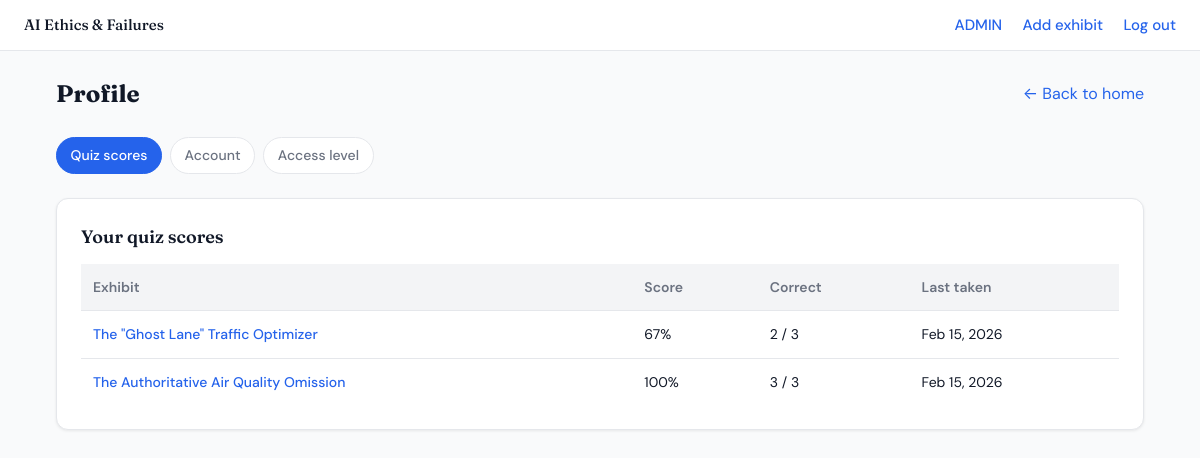
/accounts/profile/ (signed in), run on the app's committed database.
### exhibits/models.py (models this page shows, shortened)
class QuizScore(models.Model):
    user = models.ForeignKey(
        settings.AUTH_USER_MODEL,
        on_delete=models.CASCADE,
        related_name="quiz_scores",
    )
    exhibit = models.ForeignKey(
        Exhibit,
        on_delete=models.CASCADE,
        related_name="quiz_scores",
    )
    total_questions = models.PositiveIntegerField()
    correct_answers = models.PositiveIntegerField()
    score_percentage = models.FloatField()
    taken_at = models.DateTimeField(auto_now_add=True)
    class Meta:
        unique_together = ("user", "exhibit")

class Exhibit(models.Model):
    title = models.CharField(max_length=200)
    domain = models.CharField(max_length=100)
    deployment_context = models.TextField()
    intended_use = models.TextField()
    system_type = models.CharField(max_length=100)
    inputs_and_assumptions = models.TextField()
    outputs_presented = models.TextField()
    failure_description = models.TextField()
    detection_method = models.TextField()
    affected_parties = models.TextField()
    contributing_factors = models.TextField()
    lessons_learned = models.TextField()
    image = models.ImageField(upload_to='exhibits/images/', blank=True, null=True, help_text="Image representing this exhibit")
    image_reference = models.CharField(max_length=200, blank=True, null=True, help_text="Reference/attribution for the image")
    supporting_artefacts = models.JSONField(default=list, blank=True, help_text="List of supporting artefact links")
    data_issues = models.TextField(blank=True, help_text="Data-related issues that contributed to the failure")
    technical_choices = models.TextField(blank=True, help_text="Technical choices that contributed to the failure")
    organizational_factors = models.TextField(blank=True, help_text="Organizational and governance factors")
    timeline = models.TextField(blank=True, help_text="Timeline of failure and aftermath")
    created_at = models.DateTimeField(auto_now_add=True)

### exhibits/views.py (the view)
# urls.py: path("accounts/profile/", exhibit_views.profile_view, name="profile"),
@login_required
def profile_view(request):
    tab = (request.GET.get("tab") or "scores").strip().lower()
    if tab not in ("scores", "account", "access"):
        tab = "scores"
    profile, _ = UserProfile.objects.get_or_create(user=request.user, defaults={"access_level": "user"})
    quiz_scores = QuizScore.objects.filter(user=request.user).select_related("exhibit").order_by("exhibit__title")
    username_form = UsernameChangeForm(user=request.user)
    password_form = PasswordChangeForm(user=request.user)
    all_users = []
    if profile.is_admin:
        users = User.objects.all().order_by("username")
        for u in users:
            up, _ = UserProfile.objects.get_or_create(user=u, defaults={"access_level": "user"})
            all_users.append({"user": u, "profile": up})
    return render(request, "exhibits/profile.html", {
        "active_tab": tab,
        "quiz_scores": quiz_scores,
        "username_form": username_form,
        "password_form": password_form,
        "user_profile": profile,
        "all_users": all_users,
    })

### exhibits/context_processors.py (called while the page is built)
def user_profile(request):
    if request.user.is_authenticated:
        from .models import UserProfile
        profile, _ = UserProfile.objects.get_or_create(user=request.user, defaults={"access_level": "user"})
        return {"user_profile": profile}
    return {"user_profile": None}

### exhibits/models.py (called while the page is built)
    @property
    def is_admin(self):
        return self.access_level == "admin"

    @property
    def is_curator(self):
        return self.access_level in ("admin", "curator")

### exhibits/templates/exhibits/profile.html (shortened to what this page needs)
{% extends "exhibits/base.html" %}
{% load static %}
{% block content %}
<div class="wrap">
    <div class="profile-header">
        <h1 class="page-title">Profile</h1>
        <a href="{% url 'home' %}">← Back to home</a>
    </div>
    <nav class="tabs" role="tablist">
        <a href="?tab=scores" class="{% if active_tab == 'scores' %}active{% endif %}" role="tab">Quiz scores</a>
        <a href="?tab=account" class="{% if active_tab == 'account' %}active{% endif %}" role="tab">Account</a>
        <a href="?tab=access" class="{% if active_tab == 'access' %}active{% endif %}" role="tab">Access level</a>
    </nav>
    {% if active_tab == 'scores' %}
    <div class="panel">
        <h2>Your quiz scores</h2>
        {% if quiz_scores %}
        <table class="score-table">
            <thead>
                <tr>
                    <th>Exhibit</th>
                    <th>Score</th>
                    <th>Correct</th>
                    <th>Last taken</th>
                </tr>
            </thead>
            <tbody>
                {% for qs in quiz_scores %}
                <tr>
                    <td><a href="{% url 'exhibits:detail' qs.exhibit_id %}">{{ qs.exhibit.title }}</a></td>
                    <td class="score-pct">{{ qs.score_percentage|floatformat:0 }}%</td>
                    <td>{{ qs.correct_answers }} / {{ qs.total_questions }}</td>
                    <td>{{ qs.taken_at|date:"M j, Y" }}</td>
                </tr>
                {% endfor %}
            </tbody>
        </table>
        {% else %}
        <p style="color: var(--site-text-muted); margin: 0;">You haven't taken any quizzes yet. <a href="{% url 'home' %}">Try an exhibit</a> and take its quiz to see your scores here.</p>
        {% endif %}
    </div>
    {% endif %}
</div>
{% endblock %}

### exhibits/templates/exhibits/base.html (shortened to what this page needs)
<!DOCTYPE html>
<html lang="en">
<head>
    {% load static %}
    <link rel="stylesheet" href="{% static 'exhibits/css/site.css' %}">
</head>
<body>
    <header class="site-header">
        <a href="{% url 'home' %}" class="site-logo">AI Ethics &amp; Failures</a>
        <nav class="auth-links">
            {% if request.user.is_authenticated %}
                <a href="{% url 'profile' %}">{{ request.user.username }}</a>
                {% if user_profile and user_profile.is_curator %}
                    <a href="{% url 'exhibits:create' %}">Add exhibit</a>
                {% endif %}
                <a href="{% url 'logout' %}">Log out</a>
            {% else %}
                <a href="{% url 'login' %}">Sign in</a>
                <a href="{% url 'signup' %}">Create account</a>
            {% endif %}
        </nav>
    </header>
    <main id="main-content">
        {% block content %}{% endblock %}
    </main>
</body>
</html>

### exhibits/static/exhibits/css/site.css (style rules this page uses)
:root { --site-bg: #f9fafb; --site-surface: #fff; --site-surface-2: #f3f4f6; --site-border: #e5e7eb; --site-text: #111827; --site-text-muted: #6b7280; --site-accent: #2563eb; --site-accent-light: #dbeafe; --site-radius: 8px; --site-radius-lg: 12px; --site-shadow: 0 1px 3px rgba(0,0,0,0.08); --site-shadow-md: 0 4px 12px rgba(0,0,0,0.08); }
* { box-sizing: border-box; }
body { font-family: 'DM Sans', system-ui, -apple-system, Segoe UI, Roboto, sans-serif; margin: 0; min-height: 100vh; background: var(--site-bg); color: var(--site-text); font-size: 16px; line-height: 1.6; }
a { color: var(--site-accent); text-decoration: none; }
.site-header { background: var(--site-surface); border-bottom: 1px solid var(--site-border); padding: 0.75rem 1.5rem; display: flex; justify-content: space-between; align-items: center; flex-wrap: wrap; gap: 0.75rem; }
.site-header a { font-size: 0.9375rem; font-weight: 500; }
.site-logo { font-family: 'Fraunces', Georgia, serif; font-weight: 700; font-size: 1.25rem; color: var(--site-text); }
.site-header .auth-links a { margin-left: 1rem; }
.site-header .auth-links a:first-child { margin-left: 0; }
.wrap { max-width: 72rem; margin: 0 auto; padding: 1.5rem 1.25rem 3rem; }
@media (min-width: 768px) { .wrap { padding-left: 2rem; padding-right: 2rem; } }
.page-title { font-family: 'Fraunces', Georgia, serif; font-size: 1.5rem; font-weight: 700; margin: 0 0 1rem 0; color: var(--site-text); }
.panel { background: var(--site-surface); border: 1px solid var(--site-border); border-radius: var(--site-radius-lg); padding: 1.5rem; margin-bottom: 1.5rem; box-shadow: var(--site-shadow); }
.panel h2 { font-family: 'Fraunces', Georgia, serif; font-size: 1.125rem; font-weight: 600; margin: 0 0 0.75rem 0; }
.tabs { display: flex; flex-wrap: wrap; gap: 0.5rem; margin-bottom: 1.5rem; }
.tabs a { display: inline-flex; align-items: center; padding: 0.4rem 0.85rem; font-size: 0.875rem; font-weight: 500; border-radius: 999px; border: 1px solid var(--site-border); background: var(--site-surface); color: var(--site-text-muted); text-decoration: none; white-space: nowrap; }
.tabs a.active { background: var(--site-accent); color: #fff; border-color: var(--site-accent); }
.profile-header { display: flex; justify-content: space-between; align-items: center; flex-wrap: wrap; gap: 1rem; margin-bottom: 1.5rem; }
.profile-header .page-title { margin: 0; }
.score-table { width: 100%; border-collapse: collapse; font-size: 0.875rem; }
.score-table th, .score-table td { padding: 0.75rem; text-align: left; border-bottom: 1px solid var(--site-border); }
.score-table th { font-weight: 600; color: var(--site-text-muted); background: var(--site-surface-2); }
.score-table tr:last-child td { border-bottom: none; }
.score-table a { font-weight: 500; }
.score-pct { font-variant-numeric: tabular-nums; }

### data on the page
QuizScore: exhibit "The \"Ghost Lane\" Traffic Optimizer", score_percentage "67", correct_answers "2", total_questions "3", taken_at "Feb 15, 2026"
QuizScore: exhibit "The Authoritative Air Quality Omission", score_percentage "100", correct_answers "3", total_questions "3", taken_at "Feb 15, 2026"

### other printed values
{{ request.user.username }} "ADMIN"
